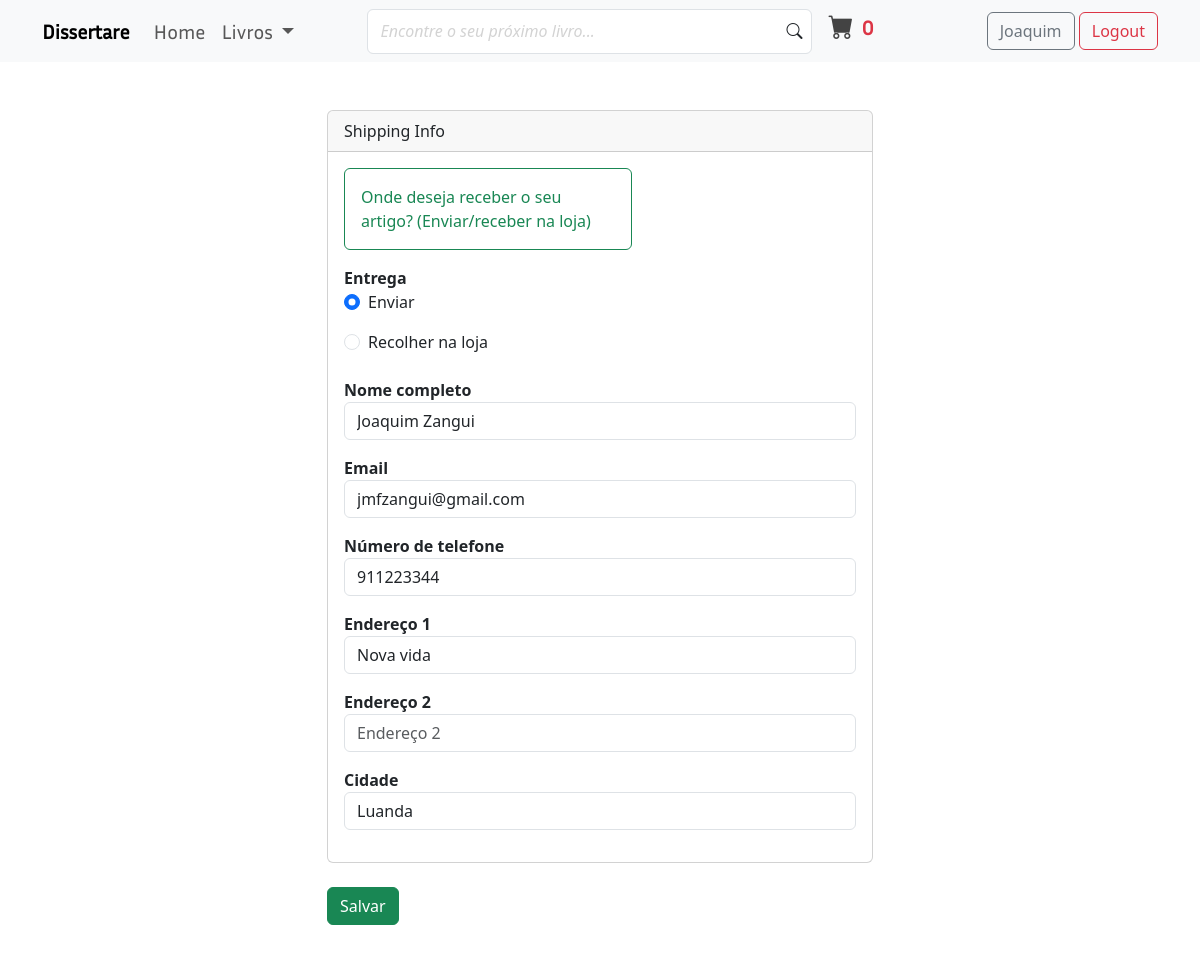
Screenshot of /users/update_user_shipping_address/ (signed in) with the database file from the repository.
### payment/models.py (models this page shows, shortened)
class ShippingAddress(models.Model):
    user = models.ForeignKey(User, on_delete=models.CASCADE)
    shipping_full_name = models.CharField(max_length=255)
    shipping_email = models.EmailField(max_length=255)
    shipping_address1 = models.CharField(max_length=255)
    shipping_address2 = models.CharField(max_length=255, null=True, blank=True)
    shipping_city = models.CharField(max_length=255)
    shipping_phone_number = models.CharField(max_length=20, blank=True)
    shipping_mode = models.CharField(verbose_name='Local de entrega', default='Enviar', max_length=50) # Onde o cliente vai receber o produto, em casa ou na loja
    class Meta:
        verbose_name_plural = "Shipping Address"

### users/views.py (the view, shortened to what this page needs)
@login_required
def update_user_shipping_address(request):
    shipping_addres = ShippingAddress.objects.get(user__id=request.user.id)
    if shipping_addres:
        shipping_form = ShippingForm(instance=shipping_addres)
    else:
        shipping_form = ShippingForm()
    return render(request, 'users/update_user_shipping_address.html', {'shipping_form': shipping_form})

### books/context_processors.py (called while the page is built)
def announcement(request):
    announcement_obj = Announcement_context(request)
    announcements = announcement_obj.announcement.order_by('-date_posted')[:3]
    return {'announcements': announcements}

### cart/cart.py (called while the page is built)
    def __len__(self):
        return len(self.cart)

### cart/context_processors.py (called while the page is built)
def cart(request):
    return {'cart': Cart(request)}

### users/templates/users/update_user_shipping_address.html (shortened to what this page needs)
{% extends 'books/base.html' %}
{% block main_content %}
    <div class="py-5 container">
        <div class="row">
            <div class="col-md-6 offset-md-3">
                <div class="card">
                    <div class="card-header">
                      Shipping Info
                    </div>
                    <div class="card-body">
                        <form action="{% url 'update-user-shipping-address' %}" method="post">
                            <div class="mb-4">
                                <div class="card border-success mb-3" style="max-width: 18rem;">
                                    <div class="card-body text-success">
                                      <p class="card-text">Onde deseja receber o seu artigo? (Enviar/receber na loja)</p>
                                    </div>
                                </div>
                                <label for="" class="fw-bold">Entrega</label>
                                {% for choice in shipping_form.shipping_mode %}
                                    <div class="form-check mb-3">
                                        {{choice}}
                                    </div>
                                {% endfor %}
                            </div>
                            <div class="mb-3">
                                <label for="" class="fw-bold">Nome completo</label>
                                {{ shipping_form.shipping_full_name}}
                            </div>
                            <div class="mb-3">
                                <label for="" class="fw-bold">Email</label>
                                {{ shipping_form.shipping_email}}
                            </div>
                            <div class="mb-3">
                                <label for="" class="fw-bold">Número de telefone</label>
                                {{ shipping_form.shipping_phone_number}}
                            </div>
                            <div class="mb-3">
                                <label for="" class="fw-bold">Endereço 1</label>
                                {{ shipping_form.shipping_address1}}
                            </div>
                            <div class="mb-3">
                                <label for="" class="fw-bold">Endereço 2</label>
                                {{ shipping_form.shipping_address2}}
                            </div>
                            <div class="mb-3">
                                <label for="" class="fw-bold">Cidade</label>
                                {{ shipping_form.shipping_city}}
                            </div>
                        </div>
                    </div>
                    <br>
                    <button type="submit" class="btn btn-success">Salvar</button>
            </div>
        </div>
    </div>
{% endblock %}

### books/templates/books/base.html (shortened to what this page needs)
{% load static %}
<!doctype html>
<html lang="pt-pt">
  <head>
    <link rel="stylesheet" href="{% static 'books/css/general_style.css' %}">
    <link href="https://cdn.jsdelivr.net/npm/bootstrap@5.3.3/dist/css/bootstrap.min.css" rel="stylesheet">
    <link rel="stylesheet" href="https://cdn.jsdelivr.net/npm/bootstrap-icons@1.11.3/font/bootstrap-icons.min.css">
  </head>
  <body>
    <nav class="navbar navbar-expand-lg bg-body-tertiary sticky-top pb-3 pb-md-2">
        <div class="container">
            <a class="navbar-brand fw-bold" href="{% url 'home' %}">Dissertare</a>
            <div class="collapse navbar-collapse justify-content-between" id="navbarSupportedContent">
                <ul class="navbar-nav mb-2 mb-lg-0 fs-5">
                    {% if title == 'home' %}
                        <li class="nav-item">
                            <a class="nav-link active" aria-current="page" href="{% url 'home' %}">
                                Home
                            </a>
                        </li>
                        <li class="nav-item dropdown">
                            <a class="nav-link dropdown-toggle" href="#" role="button" data-bs-toggle="dropdown" aria-expanded="false">
                                Livros
                            </a>
                            <ul class="dropdown-menu">
                                {% if user.is_superuser %}
                                    <li class="border-bottom">
                                        <a href="{% url 'staff-profile' %}" class="dropdown-item" title="upload book">
                                            <i class="bi bi-person"></i> Perfil de administração
                                        </a>
                                    </li>
                                {% endif %}
                                <li><a class="dropdown-item" href="{% url 'books' %}">Livros</a></li>
                                <li><a class="dropdown-item" href="{% url 'home' %}">E-books</a></li>
                                <li><a class="dropdown-item" href="{% url 'all-authors' %}">Autores</a></li>
                                <li><a class="dropdown-item" href="{% url 'home' %}">Categorias</a></li>
                            </ul>
                        </li>
                    {% else %}
                        <li class="nav-item">
                            <a class="nav-link" aria-current="page" href="{% url 'home' %}">
                                Home
                            </a>
                        </li>
                        <li class="nav-item dropdown">
                            <a class="nav-link dropdown-toggle" href="#" role="button" data-bs-toggle="dropdown" aria-expanded="false">
                                Livros
                            </a>
                        </li>
                    {% endif %}
                </ul>
                <form class="d-flex flex-column flex-md-row me-5 w-50 mb-3 mb-lg-0" role="search">
                    <div class="w-100 d-flex align-items-center me-3 form-inputs">
                        <input class="form-control fw-bold" type="text" placeholder="Encontre o seu próximo livro...">
                        <i class="bi bi-search"></i>
                    </div>
                    <div class="cart-button my-4 my-md-0">
                        <a href="{% url 'cart_summary' %}" class="d-flex flex-row align-items-center">
                            <span class="shop-bag"><i class="bi bi-cart-fill"></i></span>
                            <div class="d-flex flex-column ms-2">
                                <span id="cart_quantity" class="qty fs-5 fw-bold text-danger">{{cart|length}}</span>
                            </div>
                        </a>
                    </div>
                </form>
                <div class="justify-content-between">
                    {% if user.is_active %}
                        <a href="{% url 'profile' %}" class="btn btn-outline-secondary">{{user.username|truncatechars:14}}</a>
                        <a href="{% url 'logout' %}" class="btn btn-outline-danger">Logout</a>
                    {% else %}
                        <a href="{% url 'login' %}" class="btn btn-success me-5">Login</a>
                        <a href="{% url 'register' %}" class="btn btn-outline-primary">Cadastrar</a>
                    {% endif %}
                </div>
            </div>
        </div>
    </nav>
    <main>
        {% block main_content %}{% endblock %}
    </main>
  </body>
</html>

### books/static/books/css/general_style.css (style rules this page uses)
* { box-sizing: border-box; }
h1, h2, h3, a { font-family: Inria_Sans; }
.form-inputs { position:relative; }
.form-inputs .form-control { height:45px; }
.form-inputs .form-control::placeholder { font-style: italic; font-weight: lighter; color: lightgray; }
.form-inputs i { position:absolute; right:10px; background-color: #fff; }
.cart-button a { text-decoration: none; color: #000; }
.shop-bag { color:#434343; font-size:25px; display:flex; border-radius:50%; align-items:center; justify-content:center; }
.qty { font-size:12px; }

### rows the page displays
ShippingAddress: shipping_full_name "Joaquim Zangui", shipping_email "jmfzangui@gmail.com", shipping_phone_number "911223344", shipping_address1 "Nova vida", shipping_city "Luanda"

### other values shown
{{ cart|length }} "0"
{{ user.username|truncatechars:14 }} "Joaquim"
